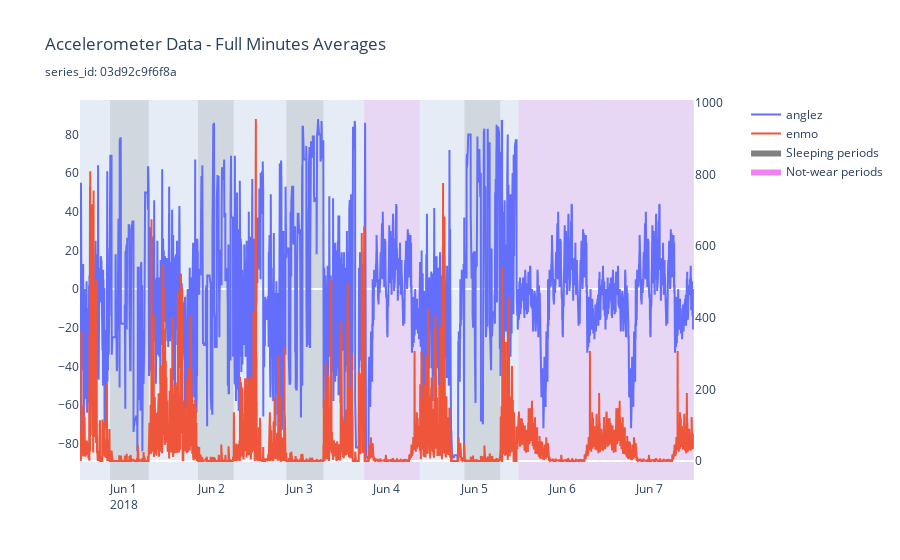

The code cell stored with this chart in its notebook:
### Code cell
plot_data(df, idx=df["series_id"].unique().sort()[1])

### Figure 1 — Plotly figure (JSON) as saved in the notebook; plotly's stock layout.template omitted (floating-point values rounded to 4 significant figures; data arrays with more than 128 entries replaced by an {"elided": "..."} marker saying what was removed)
{"data": [{"mode": "lines", "name": "anglez", "type": "scatter", "x": {"elided": "10081 str values"}, "xaxis": "x", "y": {"elided": "10081 int values"}, "yaxis": "y"}, {"mode": "lines", "name": "enmo", "type": "scatter", "x": {"elided": "10081 str values"}, "xaxis": "x", "y": {"elided": "10081 int values"}, "yaxis": "y2"}, {"fill": "tozeroy", "fillcolor": "gray", "line": {"color": "gray", "width": 0}, "mode": "lines", "name": "Sleeping periods", "opacity": 0.2, "type": "scatter", "x": [null], "y": [null]}, {"fill": "tozeroy", "fillcolor": "violet", "line": {"color": "violet", "width": 0}, "mode": "lines", "name": "Not-wear periods", "opacity": 0.7, "type": "scatter", "x": [null], "y": [null]}], "layout": {"autosize": true, "shapes": [{"fillcolor": "gray", "layer": "below", "line": {"width": 0}, "opacity": 0.2, "type": "rect", "x0": "2018-05-31T20:15:00", "x1": "2018-06-01T06:47:00", "xref": "x", "y0": 0, "y1": 1, "yref": "y domain"}, {"fillcolor": "gray", "layer": "below", "line": {"width": 0}, "opacity": 0.2, "type": "rect", "x0": "2018-06-01T20:16:00", "x1": "2018-06-02T06:03:00", "xref": "x", "y0": 0, "y1": 1, "yref": "y domain"}, {"fillcolor": "gray", "layer": "below", "line": {"width": 0}, "opacity": 0.2, "type": "rect", "x0": "2018-06-02T20:30:00", "x1": "2018-06-03T06:36:00", "xref": "x", "y0": 0, "y1": 1, "yref": "y domain"}, {"fillcolor": "gray", "layer": "below", "line": {"width": 0}, "opacity": 0.2, "type": "rect", "x0": "2018-06-04T21:14:00", "x1": "2018-06-05T07:00:00", "xref": "x", "y0": 0, "y1": 1, "yref": "y domain"}, {"fillcolor": "violet", "layer": "below", "line": {"width": 0}, "opacity": 0.2, "type": "rect", "x0": "2018-06-03T17:47:00", "x1": "2018-06-04T08:57:00", "xref": "x", "y0": 0, "y1": 1, "yref": "y domain"}, {"fillcolor": "violet", "layer": "below", "line": {"width": 0}, "opacity": 0.2, "type": "rect", "x0": "2018-06-05T12:01:00", "x1": "2018-06-06T12:00:00", "xref": "x", "y0": 0, "y1": 1, "yref": "y domain"}, {"fillcolor": "violet", "layer": "below", "line": {"width": 0}, "opacity": 0.2, "type": "rect", "x0": "2018-06-06T12:01:00", "x1": "2018-06-07T12:00:00", "xref": "x", "y0": 0, "y1": 1, "yref": "y domain"}], "title": {"text": "Accelerometer Data - Full Minutes Averages<br><sub>series_id: 03d92c9f6f8a</sub>"}, "xaxis": {"anchor": "y", "autorange": true, "domain": [0, 0.94], "range": ["2018-05-31 12:00", "2018-06-07 12:00"], "showgrid": false, "type": "date"}, "yaxis": {"anchor": "x", "autorange": true, "domain": [0, 1], "range": [-98.83, 97.83], "showgrid": false, "type": "linear"}, "yaxis2": {"anchor": "x", "autorange": true, "overlaying": "y", "range": [-53.06, 1008.0], "showgrid": false, "side": "right", "type": "linear"}}}
